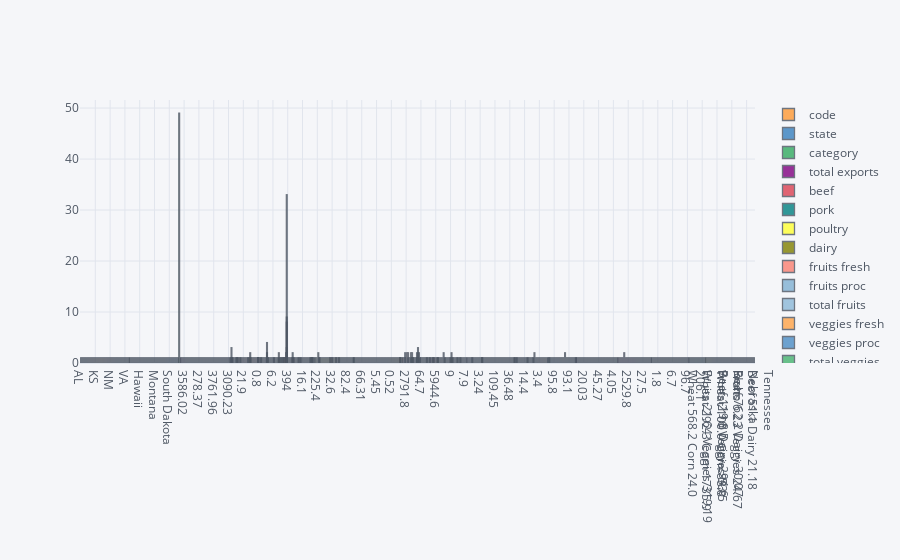

Notebook code cell kept with this figure:
### Code cell
print('Select the kind of plot you want: ')
print('1. Plot the complete DataFrame')
print('2. Plot a few columns of the DataFrame')
sel = int(input())
main(sel)

### Figure 1 — Plotly figure (JSON) as saved in the notebook; plotly's stock layout.template omitted (floating-point values rounded to 4 significant figures)
{"data": [{"histfunc": "count", "histnorm": "", "marker": {"color": "rgba(255, 153, 51, 1.0)", "line": {"color": "#4D5663", "width": 1.3}}, "name": "code", "opacity": 0.8, "orientation": "v", "type": "histogram", "x": ["AL", "AK", "AZ", "AR", "CA", "CO", "CT", "DE", "FL", "GA", "HI", "ID", "IL", "IN", "IA", "KS", "KY", "LA", "ME", "MD", "MA", "MI", "MN", "MS", "MO", "MT", "NE", "NV", "NH", "NJ", "NM", "NY", "NC", "ND", "OH", "OK", "OR", "PA", "RI", "SC", "SD", "TN", "TX", "UT", "VT", "VA", "WA", "WV", "WI", "WY"]}, {"histfunc": "count", "histnorm": "", "marker": {"color": "rgba(55, 128, 191, 1.0)", "line": {"color": "#4D5663", "width": 1.3}}, "name": "state", "opacity": 0.8, "orientation": "v", "type": "histogram", "x": ["Alabama", "Alaska", "Arizona", "Arkansas", " California", "Colorado", "Connecticut", "Delaware", "Florida", "Georgia", "Hawaii", "Idaho", "Illinois", "Indiana", "Iowa", "Kansas", "Kentucky", "Louisiana", "Maine", "Maryland", "Massachusetts", "Michigan", "Minnesota", "Mississippi", "Missouri", "Montana", "Nebraska", "Nevada", "New Hampshire", "New Jersey", "New Mexico", "New York", "North Carolina", "North Dakota", "Ohio", "Oklahoma", "Oregon", "Pennsylvania", "Rhode Island", "South Carolina", "South Dakota", "Tennessee", "Texas", "Utah", "Vermont", "Virginia", "Washington", "West Virginia", "Wisconsin", "Wyoming"]}, {"histfunc": "count", "histnorm": "", "marker": {"color": "rgba(50, 171, 96, 1.0)", "line": {"color": "#4D5663", "width": 1.3}}, "name": "category", "opacity": 0.8, "orientation": "v", "type": "histogram", "x": ["state", "state", "state", "state", " state", "state", "state", "state", "state", "state", "state", "state", "state", "state", "state", "state", "state", "state", "state", "state", "state", "state", "state", "state", "state", "state", "state", "state", "state", "state", "state", "state", "state", "state", "state", "state", "state", "state", "state", "state", "state", "state", "state", "state", "state", "state", "state", "state", "state", "state"]}, {"histfunc": "count", "histnorm": "", "marker": {"color": "rgba(128, 0, 128, 1.0)", "line": {"color": "#4D5663", "width": 1.3}}, "name": "total exports", "opacity": 0.8, "orientation": "v", "type": "histogram", "x": [1391.0, 13.31, 1463.0, 3586.0, 16470.0, 1851.0, 259.6, 282.2, 3764.0, 2861.0, 401.8, 2079.0, 8709.0, 5050.0, 11270.0, 4589.0, 1889.0, 1914.0, 278.4, 692.8, 248.7, 3164.0, 7192.0, 2171.0, 3933.0, 1718, 7114.0, 139.9, 73.06, 500.4, 751.6, 1489.0, 3806.0, 3762.0, 3980.0, 1646.0, 1795.0, 1970.0, 31.59, 929.9, 3770.0, 1535.0, 6648.0, 453.4, 180.1, 1146.0, 3895.0, 138.9, 3090.0, 349.7]}, {"histfunc": "count", "histnorm": "", "marker": {"color": "rgba(219, 64, 82, 1.0)", "line": {"color": "#4D5663", "width": 1.3}}, "name": "beef", "opacity": 0.8, "orientation": "v", "type": "histogram", "x": [34.4, 0.2, 71.3, 53.2, 228.7, 261.4, 1.1, 0.4, 42.6, 31, 4, 119.8, 53.7, 21.9, 289.8, 659.3, 54.8, 19.8, 1.4, 5.6, 0.6, 37.7, 112.3, 12.8, 137.2, 105, 762.2, 21.8, 0.6, 0.8, 117.2, 22.2, 24.8, 78.5, 36.2, 337.6, 58.8, 50.9, 0.1, 15.2, 193.5, 51.1, 961, 27.9, 6.2, 39.5, 59.2, 12, 107.3, 75.1]}, {"histfunc": "count", "histnorm": "", "marker": {"color": "rgba(0, 128, 128, 1.0)", "line": {"color": "#4D5663", "width": 1.3}}, "name": "pork", "opacity": 0.8, "orientation": "v", "type": "histogram", "x": [10.6, 0.1, 17.9, 29.4, 11.1, 66, 0.1, 0.6, 0.9, 18.9, 0.7, 0, 394, 341.9, 1896.0, 179.4, 34.2, 0.8, 0.5, 3.1, 0.5, 118.1, 740.4, 30.4, 277.3, 16.7, 262.5, 0.2, 0.2, 0.4, 0.1, 5.8, 702.8, 16.1, 199.1, 265.3, 1.4, 91.3, 0.1, 10.9, 160.2, 17.6, 42.7, 59, 0.2, 16.9, 0, 0.3, 38.6, 33.2]}, {"histfunc": "count", "histnorm": "", "marker": {"color": "rgba(255, 255, 51, 1.0)", "line": {"color": "#4D5663", "width": 1.3}}, "name": "poultry", "opacity": 0.8, "orientation": "v", "type": "histogram", "x": [481, 0, 0, 562.9, 225.4, 14, 6.9, 114.7, 56.9, 630.4, 1.3, 2.4, 14, 165.6, 155.6, 6.4, 151.3, 77.2, 10.4, 127, 0.6, 32.6, 189.2, 370.8, 196.1, 1.7, 31.4, 0, 0.8, 4.6, 0.3, 17.7, 598.4, 0.5, 129.9, 131.1, 14.2, 169.8, 0.2, 186.5, 29.3, 82.4, 339.2, 23.1, 0.9, 164.7, 35.6, 45.4, 34.5, 0.1]}, {"histfunc": "count", "histnorm": "", "marker": {"color": "rgba(128, 128, 0, 1.0)", "line": {"color": "#4D5663", "width": 1.3}}, "name": "dairy", "opacity": 0.8, "orientation": "v", "type": "histogram", "x": [4.06, 0.19, 105.5, 3.53, 930.0, 71.94, 9.49, 2.3, 66.31, 38.38, 1.16, 294.6, 45.82, 89.7, 107, 65.45, 28.27, 6.02, 16.18, 24.81, 5.81, 214.8, 218.1, 5.45, 34.26, 6.82, 30.07, 16.57, 7.46, 3.37, 191.0, 331.8, 24.9, 8.14, 134.6, 24.35, 63.66, 280.9, 0.52, 7.62, 46.77, 21.18, 240.6, 48.6, 65.98, 47.85, 154.2, 3.9, 633.6, 2.89]}, {"histfunc": "count", "histnorm": "", "marker": {"color": "rgba(251, 128, 114, 1.0)", "line": {"color": "#4D5663", "width": 1.3}}, "name": "fruits fresh", "opacity": 0.8, "orientation": "v", "type": "histogram", "x": [8, 0, 19.3, 2.2, 2792.0, 5.7, 4.2, 0.5, 438.2, 74.6, 17.7, 6.9, 4, 4.1, 1, 1, 2.1, 5.7, 16.6, 4.1, 25.8, 82.3, 2.5, 5.4, 4.2, 1.1, 0.7, 0.4, 2.6, 35, 32.6, 64.7, 23.8, 0.1, 8.7, 3, 100.7, 28.6, 0.9, 17.1, 0.3, 2, 31.9, 3.9, 2.6, 11.7, 555.6, 3.7, 42.8, 0.1]}, {"histfunc": "count", "histnorm": "", "marker": {"color": "rgba(128, 177, 211, 1.0)", "line": {"color": "#4D5663", "width": 1.3}}, "name": "fruits proc", "opacity": 0.8, "orientation": "v", "type": "histogram", "x": [17.1, 0, 41, 4.7, 5945.0, 12.2, 8.9, 1, 933.1, 158.9, 37.8, 14.7, 8.5, 8.8, 2.2, 2.1, 4.5, 12.1, 35.4, 8.8, 55, 175.3, 5.4, 11.6, 9, 2.2, 1.5, 0.8, 5.4, 74.5, 69.3, 137.8, 50.7, 0.2, 18.5, 6.3, 214.4, 60.9, 1.9, 36.4, 0.5, 4.2, 68, 8.4, 5.4, 24.8, 1183, 7.9, 91, 0.1]}, {"histfunc": "count", "histnorm": "", "marker": {"color": "rgba(128, 177, 211, 0.8999999999999999)", "line": {"color": "#4D5663", "width": 1.3}}, "name": "total fruits", "opacity": 0.8, "orientation": "v", "type": "histogram", "x": [25.11, 0, 60.27, 6.88, 8736.0, 17.99, 13.1, 1.53, 1371.0, 233.5, 55.51, 21.64, 12.53, 12.98, 3.24, 3.11, 6.6, 17.83, 52.01, 12.9, 80.83, 257.7, 7.91, 17.04, 13.18, 3.3, 2.16, 1.19, 7.98, 109.5, 101.9, 202.6, 74.47, 0.25, 27.21, 9.24, 315.0, 89.48, 2.83, 53.45, 0.8, 6.23, 99.9, 12.34, 8.01, 36.48, 1739.0, 11.54, 133.8, 0.17]}, {"histfunc": "count", "histnorm": "", "marker": {"color": "rgba(255, 153, 51, 0.8999999999999999)", "line": {"color": "#4D5663", "width": 1.3}}, "name": "veggies fresh", "opacity": 0.8, "orientation": "v", "type": "histogram", "x": [5.5, 0.6, 147.5, 4.4, 803.2, 45.1, 4.3, 7.6, 171.9, 59, 9.5, 121.7, 15.2, 14.4, 2.7, 3.6, 0, 6.6, 24, 7.8, 8.1, 72.4, 45.9, 10.6, 6.8, 17.3, 20.4, 10.6, 1.7, 21.6, 16.7, 54.7, 57.4, 49.9, 20.4, 3.4, 48.2, 14.6, 1.2, 16.3, 1.5, 9.4, 43.9, 2.5, 1.5, 10.4, 138.7, 0, 56.8, 3.9]}, {"histfunc": "count", "histnorm": "", "marker": {"color": "rgba(55, 128, 191, 0.8999999999999999)", "line": {"color": "#4D5663", "width": 1.3}}, "name": "veggies proc", "opacity": 0.8, "orientation": "v", "type": "histogram", "x": [8.9, 1, 239.4, 7.1, 1304.0, 73.2, 6.9, 12.4, 279, 95.8, 15.4, 197.5, 24.7, 23.4, 4.4, 5.8, 0, 10.7, 38.9, 12.6, 13.1, 117.5, 74.5, 17.2, 11.1, 28, 33.1, 17.3, 2.8, 35, 27.1, 88.7, 93.1, 80.9, 33.1, 5.5, 78.3, 23.7, 1.9, 26.4, 2.5, 15.3, 71.3, 4.1, 2.5, 16.9, 225.1, 0, 92.2, 6.3]}, {"histfunc": "count", "histnorm": "", "marker": {"color": "rgba(50, 171, 96, 0.8999999999999999)", "line": {"color": "#4D5663", "width": 1.3}}, "name": "total veggies", "opacity": 0.8, "orientation": "v", "type": "histogram", "x": [14.33, 1.56, 386.9, 11.45, 2107.0, 118.3, 11.16, 20.03, 450.9, 154.8, 24.83, 319.2, 39.95, 37.89, 7.1, 9.32, 0, 17.25, 62.9, 20.43, 21.13, 190.0, 120.4, 27.87, 17.9, 45.27, 53.5, 27.93, 4.5, 56.54, 43.88, 143.4, 150.4, 130.8, 53.53, 8.9, 126.5, 38.26, 3.02, 42.66, 4.06, 24.67, 115.2, 6.6, 4.05, 27.25, 363.8, 0, 149.0, 10.23]}, {"histfunc": "count", "histnorm": "", "marker": {"color": "rgba(128, 0, 128, 0.8999999999999999)", "line": {"color": "#4D5663", "width": 1.3}}, "name": "corn", "opacity": 0.8, "orientation": "v", "type": "histogram", "x": [34.9, 0, 7.3, 69.5, 34.6, 183.2, 0, 26.9, 3.5, 57.8, 0, 24, 2228.0, 1123.0, 2530.0, 457.3, 179.1, 91.4, 0, 54.1, 0, 381.5, 1264.0, 110, 428.8, 5.4, 1736.0, 0, 0, 10.1, 11.2, 106.1, 92.2, 236.1, 535.1, 27.5, 11.7, 112.1, 0, 32.1, 643.6, 88.8, 167.2, 5.3, 0, 39.5, 29.5, 3.5, 460.5, 9]}, {"histfunc": "count", "histnorm": "", "marker": {"color": "rgba(219, 64, 82, 0.8999999999999999)", "line": {"color": "#4D5663", "width": 1.3}}, "name": "wheat", "opacity": 0.8, "orientation": "v", "type": "histogram", "x": [70, 0, 48.7, 114.5, 249.3, 400.5, 0, 22.9, 1.8, 65.4, 0, 568.2, 223.8, 114, 3.1, 1426.0, 149.3, 78.7, 0, 55.8, 0, 247, 538.1, 102.2, 161.7, 1198.0, 292.3, 5.4, 0, 6.7, 13.9, 29.9, 200.3, 1664.0, 207.4, 324.8, 320.3, 41, 0, 55.3, 704.5, 100, 309.7, 42.8, 0, 77.5, 786.3, 1.6, 96.7, 20.7]}, {"histfunc": "count", "histnorm": "", "marker": {"color": "rgba(0, 128, 128, 0.8999999999999999)", "line": {"color": "#4D5663", "width": 1.3}}, "name": "cotton", "opacity": 0.8, "orientation": "v", "type": "histogram", "x": [317.6, 0, 423.9, 665.4, 1065.0, 0, 0, 0, 78.24, 1154.0, 0, 0, 0, 0, 0, 43.98, 0, 280.4, 0, 0, 0, 0, 0, 494.8, 345.3, 0, 0, 0, 0, 0, 72.62, 0, 470.9, 0, 0, 110.5, 0, 0, 0, 206.1, 0, 363.8, 2309.0, 0, 0, 64.84, 0, 0, 0, 0]}, {"histfunc": "count", "histnorm": "", "marker": {"color": "rgba(255, 255, 51, 0.8999999999999999)", "line": {"color": "#4D5663", "width": 1.3}}, "name": "text", "opacity": 0.8, "orientation": "v", "type": "histogram", "x": ["Alabama<br>Beef 34.4 Dairy 4.06<br>Fruits 25.11 Veggies 14.33<br>Wheat 70.0 Corn 34.9", "Alaska<br>Beef 0.2 Dairy 0.19<br>Fruits 0.0 Veggies 1.56<br>Wheat 0.0 Corn 0.0", "Arizona<br>Beef 71.3 Dairy 105.48<br>Fruits 60.27 Veggies 386.91<br>Wheat 48.7 Corn 7.3", "Arkansas<br>Beef 53.2 Dairy 3.53<br>Fruits 6.88 Veggies 11.45<br>Wheat 114.5 Corn 69.5", " California<br>Beef 228.7 Dairy 929.95<br>Fruits 8736.4 Veggies 2106.79<br>Wheat 249.3 Corn 34.6", "Colorado<br>Beef 261.4 Dairy 71.94<br>Fruits 17.99 Veggies 118.27<br>Wheat 400.5 Corn 183.2", "Connecticut<br>Beef 1.1 Dairy 9.49<br>Fruits 13.1 Veggies 11.16<br>Wheat 0.0 Corn 0.0", "Delaware<br>Beef 0.4 Dairy 2.3<br>Fruits 1.53 Veggies 20.03<br>Wheat 22.9 Corn 26.9", "Florida<br>Beef 42.6 Dairy 66.31<br>Fruits 1371.36 Veggies 450.86<br>Wheat 1.8 Corn 3.5", "Georgia<br>Beef 31.0 Dairy 38.38<br>Fruits 233.51 Veggies 154.77<br>Wheat 65.4 Corn 57.8", "Hawaii<br>Beef 4.0 Dairy 1.16<br>Fruits 55.51 Veggies 24.83<br>Wheat 0.0 Corn 0.0", "Idaho<br>Beef 119.8 Dairy 294.6<br>Fruits 21.64 Veggies 319.19<br>Wheat 568.2 Corn 24.0", "Illinois<br>Beef 53.7 Dairy 45.82<br>Fruits 12.53 Veggies 39.95<br>Wheat 223.8 Corn 2228.5", "Indiana<br>Beef 21.9 Dairy 89.7<br>Fruits 12.98 Veggies 37.89<br>Wheat 114.0 Corn 1123.2", "Iowa<br>Beef 289.8 Dairy 107.0<br>Fruits 3.24 Veggies 7.1<br>Wheat 3.1 Corn 2529.8", "Kansas<br>Beef 659.3 Dairy 65.45<br>Fruits 3.11 Veggies 9.32<br>Wheat 1426.5 Corn 457.3", "Kentucky<br>Beef 54.8 Dairy 28.27<br>Fruits 6.6 Veggies 0.0<br>Wheat 149.3 Corn 179.1", "Louisiana<br>Beef 19.8 Dairy 6.02<br>Fruits 17.83 Veggies 17.25<br>Wheat 78.7 Corn 91.4", "Maine<br>Beef 1.4 Dairy 16.18<br>Fruits 52.01 Veggies 62.9<br>Wheat 0.0 Corn 0.0", "Maryland<br>Beef 5.6 Dairy 24.81<br>Fruits 12.9 Veggies 20.43<br>Wheat 55.8 Corn 54.1", "Massachusetts<br>Beef 0.6 Dairy 5.81<br>Fruits 80.83 Veggies 21.13<br>Wheat 0.0 Corn 0.0", "Michigan<br>Beef 37.7 Dairy 214.82<br>Fruits 257.69 Veggies 189.96<br>Wheat 247.0 Corn 381.5", "Minnesota<br>Beef 112.3 Dairy 218.05<br>Fruits 7.91 Veggies 120.37<br>Wheat 538.1 Corn 1264.3", "Mississippi<br>Beef 12.8 Dairy 5.45<br>Fruits 17.04 Veggies 27.87<br>Wheat 102.2 Corn 110.0", "Missouri<br>Beef 137.2 Dairy 34.26<br>Fruits 13.18 Veggies 17.9<br>Wheat 161.7 Corn 428.8", "Montana<br>Beef 105.0 Dairy 6.82<br>Fruits 3.3 Veggies 45.27<br>Wheat 1198.1 Corn 5.4", "Nebraska<br>Beef 762.2 Dairy 30.07<br>Fruits 2.16 Veggies 53.5<br>Wheat 292.3 Corn 1735.9", "Nevada<br>Beef 21.8 Dairy 16.57<br>Fruits 1.19 Veggies 27.93<br>Wheat 5.4 Corn 0.0", "New Hampshire<br>Beef 0.6 Dairy 7.46<br>Fruits 7.98 Veggies 4.5<br>Wheat 0.0 Corn 0.0", "New Jersey<br>Beef 0.8 Dairy 3.37<br>Fruits 109.45 Veggies 56.54<br>Wheat 6.7 Corn 10.1", "New Mexico<br>Beef 117.2 Dairy 191.01<br>Fruits 101.9 Veggies 43.88<br>Wheat 13.9 Corn 11.2", "New York<br>Beef 22.2 Dairy 331.8<br>Fruits 202.56 Veggies 143.37<br>Wheat 29.9 Corn 106.1", "North Carolina<br>Beef 24.8 Dairy 24.9<br>Fruits 74.47 Veggies 150.45<br>Wheat 200.3 Corn 92.2", "North Dakota<br>Beef 78.5 Dairy 8.14<br>Fruits 0.25 Veggies 130.79<br>Wheat 1664.5 Corn 236.1", "Ohio<br>Beef 36.2 Dairy 134.57<br>Fruits 27.21 Veggies 53.53<br>Wheat 207.4 Corn 535.1", "Oklahoma<br>Beef 337.6 Dairy 24.35<br>Fruits 9.24 Veggies 8.9<br>Wheat 324.8 Corn 27.5", "Oregon<br>Beef 58.8 Dairy 63.66<br>Fruits 315.04 Veggies 126.5<br>Wheat 320.3 Corn 11.7", "Pennsylvania<br>Beef 50.9 Dairy 280.87<br>Fruits 89.48 Veggies 38.26<br>Wheat 41.0 Corn 112.1", "Rhode Island<br>Beef 0.1 Dairy 0.52<br>Fruits 2.83 Veggies 3.02<br>Wheat 0.0 Corn 0.0", "South Carolina<br>Beef 15.2 Dairy 7.62<br>Fruits 53.45 Veggies 42.66<br>Wheat 55.3 Corn 32.1", "South Dakota<br>Beef 193.5 Dairy 46.77<br>Fruits 0.8 Veggies 4.06<br>Wheat 704.5 Corn 643.6", "Tennessee<br>Beef 51.1 Dairy 21.18<br>Fruits 6.23 Veggies 24.67<br>Wheat 100.0 Corn 88.8", "Texas<br>Beef 961.0 Dairy 240.55<br>Fruits 99.9 Veggies 115.23<br>Wheat 309.7 Corn 167.2", "Utah<br>Beef 27.9 Dairy 48.6<br>Fruits 12.34 Veggies 6.6<br>Wheat 42.8 Corn 5.3", "Vermont<br>Beef 6.2 Dairy 65.98<br>Fruits 8.01 Veggies 4.05<br>Wheat 0.0 Corn 0.0", "Virginia<br>Beef 39.5 Dairy 47.85<br>Fruits 36.48 Veggies 27.25<br>Wheat 77.5 Corn 39.5", "Washington<br>Beef 59.2 Dairy 154.18<br>Fruits 1738.57 Veggies 363.79<br>Wheat 786.3 Corn 29.5", "West Virginia<br>Beef 12.0 Dairy 3.9<br>Fruits 11.54 Veggies 0.0<br>Wheat 1.6 Corn 3.5", "Wisconsin<br>Beef 107.3 Dairy 633.6<br>Fruits 133.8 Veggies 148.99<br>Wheat 96.7 Corn 460.5", "Wyoming<br>Beef 75.1 Dairy 2.89<br>Fruits 0.17 Veggies 10.23<br>Wheat 20.7 Corn 9.0"]}], "layout": {"barmode": "overlay", "legend": {"bgcolor": "#F5F6F9", "font": {"color": "#4D5663"}}, "paper_bgcolor": "#F5F6F9", "plot_bgcolor": "#F5F6F9", "title": {"font": {"color": "#4D5663"}}, "xaxis": {"gridcolor": "#E1E5ED", "showgrid": true, "tickfont": {"color": "#4D5663"}, "title": {"font": {"color": "#4D5663"}, "text": ""}, "zerolinecolor": "#E1E5ED"}, "yaxis": {"gridcolor": "#E1E5ED", "showgrid": true, "tickfont": {"color": "#4D5663"}, "title": {"font": {"color": "#4D5663"}, "text": ""}, "zerolinecolor": "#E1E5ED"}}}
